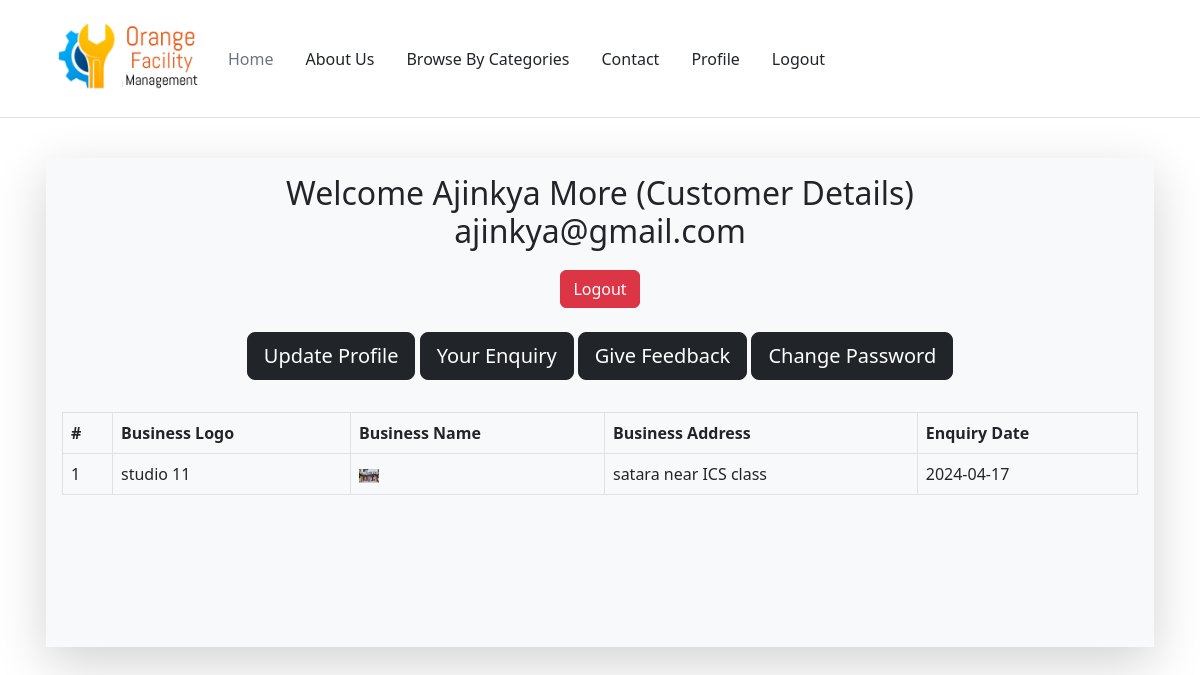
The app's page /my-enquiry.php (signed in) with its own data.
### tables this page shows
CREATE TABLE `customer_details` (
  `cid` int(11) NOT NULL,
  `cnm` varchar(100) NOT NULL,
  `cmob` bigint(11) NOT NULL,
  `cem` varchar(150) NOT NULL,
  `cpwd` varchar(30) NOT NULL,
  `cque` varchar(150) NOT NULL,
  `cans` varchar(50) NOT NULL,
  `cadr` varchar(100) NOT NULL,
  `cphoto` varchar(100) NOT NULL
);

CREATE TABLE `enquirydetails` (
  `enid` int(11) NOT NULL,
  `cid` int(11) NOT NULL,
  `bid` int(11) NOT NULL,
  `endate` date NOT NULL
);

CREATE TABLE `business_info` (
  `bid` int(11) NOT NULL,
  `bnm` varchar(200) NOT NULL,
  `blogo` varchar(150) NOT NULL,
  `binfo` text NOT NULL,
  `badr` varchar(200) NOT NULL,
  `ctid` int(11) NOT NULL,
  `oid` int(11) NOT NULL,
  `bstatus` varchar(50) NOT NULL
);

### session-check.php (called while the page is built)
<?php session_start();
if (!isset($_SESSION['cid'])) {
    echo "<script>
       window.location.href='login.php';
     </script>";
  }
  else
  {
    $cid = $_SESSION['cid'];
  include 'connection.php';
  $qCS="SELECT * FROM  customer_details WHERE cid=$cid";
$rsC=mysqli_query($cn,$qCS);
$dataC = mysqli_fetch_assoc($rsC);
}

### my-enquiry.php (the view, shortened to what this page needs)
<?php include 'session-check.php';?>
<!DOCTYPE html>
<html lang="en">
<head>
    <link rel="stylesheet" href="css/bootstrap.css">
    <link rel="stylesheet" href="css/my.css">
    <link rel="stylesheet" href="https://cdnjs.cloudflare.com/ajax/libs/font-awesome/4.7.0/css/font-awesome.min.css">
    <link href="https://unpkg.com/aos@2.3.1/dist/aos.css" rel="stylesheet">
</head>
<body class="">
<?php include 'header.php';?>
<div class="container m2-4 ">
      <div class="row mt-4 p-3">
  <?php include 'profile-section.php';?>
<div class="row">
<div class="col-md-12 mx-auto">
    <table class="table table-bordered" id="contact">
        <thead>
            <tr>
                <th>#</th>
                <th>Business Logo</th>
                <th>Business Name</th>
                <th>Business Address</th>
                <th>Enquiry Date</th>
            </tr>
                    </thead>
                    <tbody>
<?php
        $qB="SELECT b.bid,b.bnm,b.blogo,b.badr,e.enid,e.cid,e.endate FROM
        business_info b  INNER JOIN  enquirydetails e ON b.bid = e.bid WHERE e.cid =$cid";
        $rB=mysqli_query($cn,$qB);
        $i=1;
        while($dataB = mysqli_fetch_assoc($rB))
        {
?>
                        <tr>
                            <td><?php echo $i;?></td>
                            <td><?php echo $dataB['bnm']?></td>
                            <td>
                                <img src="service_provider/<?php echo $dataB['blogo'];?>" width="20">
                            </td>
                            <td><?php echo $dataB['badr']?></td>
                            <td><?php echo $dataB['endate']?></td>
                        </tr>
<?php
$i++;
}
?>
                    </tbody>
                </table>
                <br><br><br><br><br>
            </div>
</div>
      </div>
    </div>
    </body>
    </html>

### profile-section.php
    <div class="col-md-12 shadow-lg p-3 mx-auto bg-light" >
                <h2 class="text-center">
                <span class="text-dark ">
                     Welcome <?php echo $dataC['cnm'];?> (Customer Details)
                     <p class="text-center">
                    <?php echo $dataC['cem'];?>
                     </p>
                     <a href="logout.php" class="btn btn-danger">
                        Logout
                     </a>
</span>
          </h2>
          <p class="text-center p-3">
            <a href="update-profile.php" class="btn btn-dark btn-lg text-white">Update Profile</a>
            <a href="my-enquiry.php" class="btn btn-dark btn-lg text-white">Your Enquiry</a>
            <a href="give-feedback.php" class="btn btn-dark btn-lg text-white">Give Feedback</a>
           <a href="change-password.php" class="btn btn-dark btn-lg text-white ">Change Password</a>
          </p>

### records on screen
customer_details: cnm "Ajinkya More", cem "ajinkya@gmail.com"
enquirydetails: bid.bnm "studio 11", bid.blogo (picture), bid.badr "satara near ICS class", endate "2024-04-17"
